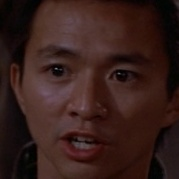
//> input picture images/dennis_dun_1.jpg, 179 x 179 px
$ ./main   (built with g++ and OpenCV 4)
//> lines starting //> are read from the running program, lines starting //| are printed output that depends on the picture; pictures that were not available may be replaced by others from this repository, and a replacement may not be noted
### include/detectors.h
#include "opencv2/objdetect.hpp"
#include "opencv2/highgui.hpp"
#include "opencv2/imgproc.hpp"
#include "opencv2/videoio.hpp"

std::vector<cv::Rect> detectAndDisplay(cv::Mat frame);

### include/utils.h
#include <string>

using namespace std;

string video_path(string path);
map<string, vector<cv::Mat>> load_images();
void show(string window_name, cv::Mat img);

### src/detectors.cpp
#include "detectors.h"
#include "opencv2/objdetect.hpp"
#include "opencv2/highgui.hpp"
#include "opencv2/imgproc.hpp"
#include "opencv2/videoio.hpp"

using namespace cv;

std::vector<Rect> detectAndDisplay(Mat frame)
{
    cv::CascadeClassifier face_cascade("haarcascade_frontalface_alt.xml");
    cv::CascadeClassifier eyes_cascade("haarcascade_eye_tree_eyeglasses.xml");
    equalizeHist(frame, frame);
    //-- Detect faces
    std::vector<Rect> faces;
    face_cascade.detectMultiScale(frame, faces);
    for (size_t i = 0; i < faces.size(); i++)
    {
        Point center(faces[i].x + faces[i].width / 2, faces[i].y + faces[i].height / 2);
        Mat faceROI = frame(faces[i]);
        //-- In each face, detect eyes
        std::vector<Rect> eyes;
        eyes_cascade.detectMultiScale(faceROI, eyes);
        for (size_t j = 0; j < eyes.size(); j++)
        {
            Point eye_center(faces[i].x + eyes[j].x + eyes[j].width / 2, faces[i].y + eyes[j].y + eyes[j].height / 2);
            int radius = cvRound((eyes[j].width + eyes[j].height) * 0.25);
        }
    }
    return faces;
}

### src/utils.cpp
#include <string>
#include <opencv2/core.hpp>
#include <opencv2/opencv.hpp>
#include <iostream>
#include "utils.h"
#include "vector"
#include "map"
#include <regex>
#include <filesystem>
#include <fstream>

using namespace std;

void show(string window_name, cv::Mat img)
{
    cv::namedWindow(window_name, cv::WINDOW_AUTOSIZE);
    cv::moveWindow(window_name, 700, 150);
    cv::imshow(window_name, img);
    cv::waitKey(0);
};

string video_path(string path)
{
    std::cout << path << endl;
    return "./videos/" + path;
}

std::string extractBaseName(const std::string &filename)
{
    // Regular expression to match "foo_bar" part
    regex pattern(R"((.*)_[0-9]+\.[^\.]+$)");
    smatch match;

    if (regex_match(filename, match, pattern))
    {
        return match[1]; // Return the first capturing group
    }

    // If no match, return the original string
    return filename;
}

map<string, vector<cv::Mat>> load_images()
{
    map<string, vector<cv::Mat>> images;
    std::string imageFolder = "images";
    for (const auto &entry : std::filesystem::directory_iterator(imageFolder))
    {

        std::string fileName = entry.path().filename().string();
        std::string filePath = entry.path().string();

        // Read the image
        cv::Mat image = cv::imread(filePath, cv::IMREAD_GRAYSCALE);
        if (image.empty())
        {
            std::cerr << "Warning: Unable to read image file " << fileName << std::endl;
            continue;
        }
        cv::normalize(image, image, 0, 255, cv::NORM_MINMAX);
        cv::Mat mirrored;
        cv::Mat blurred;
        cv::flip(image, mirrored, 1);
        GaussianBlur(image, blurred, cv::Size(5, 5), 1.5);
        std::string actorName;
        actorName = extractBaseName(fileName);
        images[actorName].push_back(image);
        images[actorName].push_back(mirrored);
        images[actorName].push_back(blurred);
    }

    return images;
}

// [15 lines left out: function load_videos, not called in this run]

### main.cpp
#include <opencv2/opencv.hpp>
#include <opencv2/imgproc.hpp>
#include <opencv2/core.hpp>
#include <opencv2/line_descriptor.hpp>
#include <opencv2/ximgproc.hpp>
#include <opencv2/highgui/highgui.hpp>
#include <opencv2/tracking.hpp>
#include <opencv2/ml.hpp>
#include <opencv2/features2d.hpp>
#include "utils.h"
#include "detectors.h"
#include <dirent.h> // POSIX library for directory traversal
#include <opencv2/face.hpp>

using namespace std;

using namespace cv;
using namespace cv::ml;

int show_files()
{

    // Get the current directory (can be set explicitly if needed)
    std::string currentDir = "./videos";

    // Open the directory
    DIR *dir = opendir(currentDir.c_str());
    if (dir == nullptr)
    {
        std::cerr << "Error: Unable to open directory " << currentDir << "\n";
        return 1;
    }

    std::cout << "Files in the current directory:\n";

    // Read the directory entries
    struct dirent *entry;
    while ((entry = readdir(dir)) != nullptr)
    {
        std::string name = entry->d_name;
        if (name == "." || name == "..")
        {
            continue; // Skip current and parent directory entries
        }
        std::cout << name.replace(name.begin() + name.size() - 4, name.end(), "") << "\n";
    }

    // Close the directory
    closedir(dir);
    return 0;
}

void ensureROIInBounds(cv::Rect2d &roi, const cv::Size &imageSize)
{
    // Ensure the ROI stays within the image boundaries
    roi.x = std::max(0, static_cast<int>(roi.x));
    roi.y = std::max(0, static_cast<int>(roi.y));
    roi.width = std::min(imageSize.width - roi.x, roi.width);
    roi.height = std::min(imageSize.height - roi.y, roi.height);
}

cv::Mat computeHOG(const cv::Mat &img, cv::HOGDescriptor &hog)
{
    std::vector<float> descriptors;
    hog.compute(img, descriptors);
    return cv::Mat(descriptors).clone();
}

int main()
{
    string tr;
    tr = "KCF";
    string algo;
    VideoCapture vid;
    cout << "Type \"knn\" for using KNN for recognition, \"facer\" for LBPHFaceRecognizer" << endl;
    cin >> algo;
//> the answer given: images/dennis_dun_1.jpg
    if (algo == "knn")
    {
        algo = "knn";
    }
    else
    {
        algo = "facer";
    }
    cout << algo << " selected" << endl;

    show_files();
    std::vector<cv::VideoCapture> videos;
    std::string video_name;
    cout << "g(1-4) = Gentlemen (2024), possible actors: kaya_scodelario, theo_james" << endl;
    cout << "pc(1-7) = Perfect Couple, The (2024), possible actors: nicole_kidman, liev_schreiber" << endl;
    cout << "lc(1-6) = Big Trouble in Little China (1986), possible actors: dennis_dun, kurt_russel" << endl;
    cout << "Either type \"all\" " << "or select video from above" << endl;
    cin >> video_name;
//> the answer given: images/dennis_dun_1.jpg
    if (video_name == "all")
    {
        videos = load_videos();
    }
    else
    {
        videos = {VideoCapture(video_path(video_name + ".avi"))};
    }
    cout << video_name << " selected" << endl;
    std::vector<cv::Ptr<cv::Tracker>> trackers;
    std::vector<Rect> faces;

    HOGDescriptor hog(Size(128, 256), Size(32, 32), Size(16, 16), Size(8, 8), 9);
    auto images = load_images();
//> in load_images, `cv::flip(image, mirrored, 1);`:
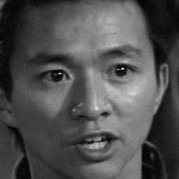
//> mirrored: 179 rows x 179 cols, CV_8UC1; min 0, max 255, mean 80
//> in load_images, `images[actorName].push_back(image);`: images = 1 item
//> images = 1 item
    std::vector<int> labels; // Corresponding labels
    map<int, string> labelsMap;
    Mat trainingData, trainingLabels;
    std::vector<cv::Mat> recognizerTrainingData;
    int actorIndex = 1;
    for (auto &[key, vec] : images)
    {
        std::cout << "Processing category: " << key << std::endl;
        for (size_t index = 0; index < vec.size(); ++index)
        {
            cv::Mat &mat = vec[index];
            std::vector<float> descriptors;
            cv::resize(mat, mat, cv::Size(128, 256));
            if (algo == "knn")
            {

                hog.compute(mat, descriptors);
                trainingData.push_back(Mat(descriptors).t());
            }
            else
            {
                recognizerTrainingData.push_back(mat);
            }
            labels.push_back(actorIndex);
            labelsMap[actorIndex] = key;
            cout << actorIndex << key << endl;
        }
        actorIndex++;
    }
//> this loop made 1 pass
//> key on pass 1: "dennis_dun"
//| Processing category: dennis_dun
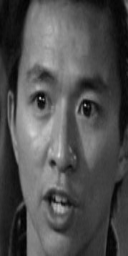
//> recognizerTrainingData[0]: 256 rows x 128 cols, CV_8UC1; min 2, max 214, mean 79.9
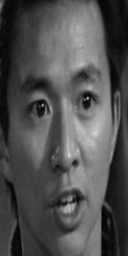
//> recognizerTrainingData[1]: 256 rows x 128 cols, CV_8UC1; min 2, max 214, mean 79.9
//> after the loop, labels = [1, 1, 1]; labelsMap = 1 item; actorIndex = 2
    trainingLabels = Mat(labels).reshape(1, labels.size());
//> trainingLabels = [1, 1, 1]
    cv::Ptr<cv::face::LBPHFaceRecognizer> faceRecognizer;
    Ptr<KNearest> knn;
    if (algo == "knn")
    {
        knn = KNearest::create();
        knn->setDefaultK(3);
        knn->train(trainingData, ROW_SAMPLE, trainingLabels);
    }
    else
    {
        faceRecognizer = cv::face::LBPHFaceRecognizer::create();
        faceRecognizer->train(recognizerTrainingData, labels);
    }

    for (size_t video_index = 0; video_index < videos.size(); video_index++)
    {
        Mat frame;
        vid = videos[video_index];
        for (;;)
        {
            vid >> frame;
//> frame is the input picture: 179 rows x 179 cols, CV_8UC3; mean B, G, R 26.7, 30.8, 54.2
            if (frame.empty())
                break;
            Mat frame_gray;
            cvtColor(frame, frame_gray, COLOR_BGR2GRAY);
            int frameIndex = static_cast<int>(vid.get(cv::CAP_PROP_POS_FRAMES));
            if (frameIndex % 10 == 0)
            {
                faces = detectAndDisplay(frame_gray);
//> in detectAndDisplay, `equalizeHist(frame, frame);`:
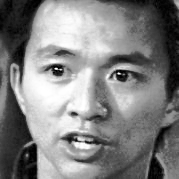
//> frame: 179 rows x 179 cols, CV_8UC1; min 0, max 255, mean 129.5
//> in detectAndDisplay, `face_cascade.detectMultiScale(frame, faces);`: faces = 1 Rect (x, y, width, height): [17, 14, 146, 146]
//> the loop in detectAndDisplay, `for (size_t i = 0; i < faces.size(); i++)` made 1 pass
//> center on pass 1: Point(90, 87)
//> pass 1, in detectAndDisplay, `Mat faceROI = frame(faces[i]);`:
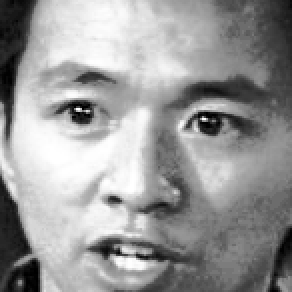
//> faceROI: 146 rows x 146 cols, CV_8UC1 (shown 2 times larger); min 0, max 255, mean 152.7
//> faces = 1 Rect (x, y, width, height): [17, 14, 146, 146]
                if (faces.size())
                {
                    trackers.clear();
                    for (size_t face = 0; face < faces.size(); face++)
                    {
                        cv::Ptr<cv::Tracker> tracker;
                        if (tr == "KCF")
                        {
                            tracker = cv::TrackerKCF::create();
                        }
                        else
                        {
                            tracker = cv::TrackerTLD::create();
                        }
                        cv::Rect myROI(faces[face].x, faces[face].y, faces[face].width, faces[face].height);
                        tracker->init(frame, myROI);
                        // Resize the ROI to match the HOG descriptor window size
                        trackers.push_back(tracker);
                        // imwrite(to_string(frameIndex) + "c.jpg", frame(myROI));
                        // waitKey();
                    }
//> this loop made 1 pass
                };
            };
            if (!faces.size())
                continue;
            for (size_t i = 0; i < faces.size(); i++)
            {
                cv::Rect2d myROI(faces[i].x, faces[i].y, faces[i].width, faces[i].height);
                bool success = trackers[i]->update(frame, myROI);
                ensureROIInBounds(myROI, frame.size());
                if (success)
                {
                    cv::Mat testImage = frame(myROI);
                    cvtColor(testImage, testImage, COLOR_BGR2GRAY);
                    std::vector<float> testDescriptors;
                    cv::resize(testImage, testImage, cv::Size(128, 256));
                    if (algo == "knn")
                    {
                        hog.compute(testImage, testDescriptors);
                        Mat testMat = Mat(testDescriptors).t();
                        cv::normalize(testMat, testMat, 0, 1, cv::NORM_MINMAX);
                        Mat results, neighborResponses, dists;
                        float response = knn->findNearest(testMat, 3, results, neighborResponses, dists);
                        float avgDistance = cv::mean(dists)[0];
                        cout << avgDistance << endl;
                        float distanceThreshold = 525;
                        if (avgDistance < distanceThreshold)
                        {
                            // Person is known
                            cv::putText(frame, labelsMap[response], cv::Point(faces[i].x, faces[i].y),
                                        cv::FONT_HERSHEY_SIMPLEX, 0.5, cv::Scalar(0, 255, 0), 2);
                            std::cout << "Person Found! Label: " << labelsMap[response] << std::endl;
                            cv::rectangle(frame, myROI, cv::Scalar(0, 255, 0), 2, 1);
                        }
                        else
                        {
                            // Person is unknown
                            std::cout << "Person Not Found or Unknown!" << std::endl;
                            cv::rectangle(frame, myROI, cv::Scalar(0, 0, 255), 2, 1);
                            cv::putText(frame, "Unknown", cv::Point(faces[i].x, faces[i].y),
                                        cv::FONT_HERSHEY_SIMPLEX, 0.5, cv::Scalar(0, 0, 255), 2);
                        }
                    }
                    else
                    {
                        // Predict the label
                        int label;
                        double confidence;
                        faceRecognizer->predict(testImage, label, confidence);
                        if (confidence < 70)
                        {
                            // Person is known
                            cv::putText(frame, labelsMap[label], cv::Point(faces[i].x, faces[i].y),
                                        cv::FONT_HERSHEY_SIMPLEX, 0.5, cv::Scalar(0, 255, 0), 2);
                            std::cout << "Person Found! Label: " << labelsMap[label] << std::endl;
                            cv::rectangle(frame, myROI, cv::Scalar(0, 255, 0), 2, 1);
                        }
                        else
                        {
                            // Person is unknown
                            std::cout << "Person Not Found or Unknown!" << std::endl;
                            cv::rectangle(frame, myROI, cv::Scalar(0, 0, 255), 2, 1);
                            cv::putText(frame, "Unknown", cv::Point(faces[i].x, faces[i].y),
                                        cv::FONT_HERSHEY_SIMPLEX, 0.5, cv::Scalar(0, 0, 255), 2);
                        }
                    }
                }

                else
                {
                    std::cerr << "Tracking failure for ROI " << i << std::endl;
                }
            }
//> this loop made 1 pass
//> (myROI, success, label, confidence) on pass 1: (Rect(17, 14, 146, 146), true, 1, 59.77)
//| Person Found! Label: dennis_dun
//> pass 1, `cv::resize(testImage, testImage, cv::Size(128, 256));`:
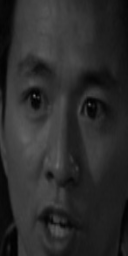
//> testImage: 256 rows x 128 cols, CV_8UC1; min 1, max 113, mean 43.8
//> after the loop:
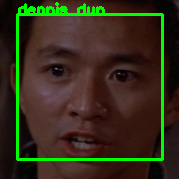
//> frame: 179 rows x 179 cols, CV_8UC3; mean B, G, R 25.3, 46.2, 51.1

            // cv::Rect myROI(10, 10,100, 100);
            show(video_name, frame);
        }
    }
    return 0;
}

$ run again, on images/dennis_dun_10.jpg
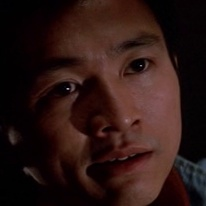
//> input picture images/dennis_dun_10.jpg, 206 x 206 px
//> in load_images, `images[actorName].push_back(image);`: images = 1 item
//> the loop `for (auto &[key, vec] : images)` made 1 pass
//> key on pass 1: "dennis_dun"
//> (printed output is left out)
//> after the loop `for (auto &[key, vec] : images)`:
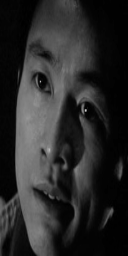
//> recognizerTrainingData[1]: 256 rows x 128 cols, CV_8UC1; min 0, max 204, mean 41.4
//> after the loop `for (auto &[key, vec] : images)`: labels = [1, 1, 1]; labelsMap = 1 item; actorIndex = 2
//> trainingLabels = [1, 1, 1]
//> frame is the input picture: 206 rows x 206 cols, CV_8UC3; mean B, G, R 19.5, 22.6, 43.2
//> in detectAndDisplay, `equalizeHist(frame, frame);`:
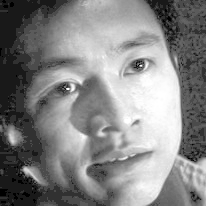
//> frame: 206 rows x 206 cols, CV_8UC1; min 0, max 255, mean 131.6
//> faces = empty

$ run again, on images/dennis_dun_11.jpg
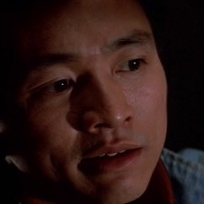
//> input picture images/dennis_dun_11.jpg, 204 x 204 px
//> in load_images, `images[actorName].push_back(image);`: images = 1 item
//> the loop `for (auto &[key, vec] : images)` made 1 pass
//> key on pass 1: "dennis_dun"
//> (printed output is left out)
//> after the loop `for (auto &[key, vec] : images)`:
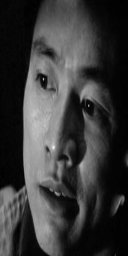
//> recognizerTrainingData[1]: 256 rows x 128 cols, CV_8UC1; min 0, max 252, mean 57
//> after the loop `for (auto &[key, vec] : images)`: labels = [1, 1, 1]; labelsMap = 1 item; actorIndex = 2
//> trainingLabels = [1, 1, 1]
//> frame is the input picture: 204 rows x 204 cols, CV_8UC3; mean B, G, R 20.6, 23.5, 44.2
//> in detectAndDisplay, `equalizeHist(frame, frame);`:
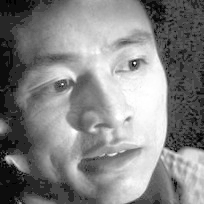
//> frame: 204 rows x 204 cols, CV_8UC1; min 0, max 255, mean 131.9
//> faces = empty

$ run again, on images/dennis_dun_12.jpg
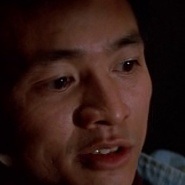
//> input picture images/dennis_dun_12.jpg, 185 x 185 px
//> in load_images, `images[actorName].push_back(image);`: images = 1 item
//> the loop `for (auto &[key, vec] : images)` made 1 pass
//> key on pass 1: "dennis_dun"
//> (printed output is left out)
//> after the loop `for (auto &[key, vec] : images)`: labels = [1, 1, 1]; labelsMap = 1 item; actorIndex = 2
//> trainingLabels = [1, 1, 1]
//> frame is the input picture: 185 rows x 185 cols, CV_8UC3; mean B, G, R 21.7, 26.3, 48.8
//> in detectAndDisplay, `equalizeHist(frame, frame);`:
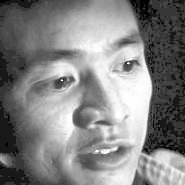
//> frame: 185 rows x 185 cols, CV_8UC1; min 0, max 255, mean 131.4
//> faces = empty
